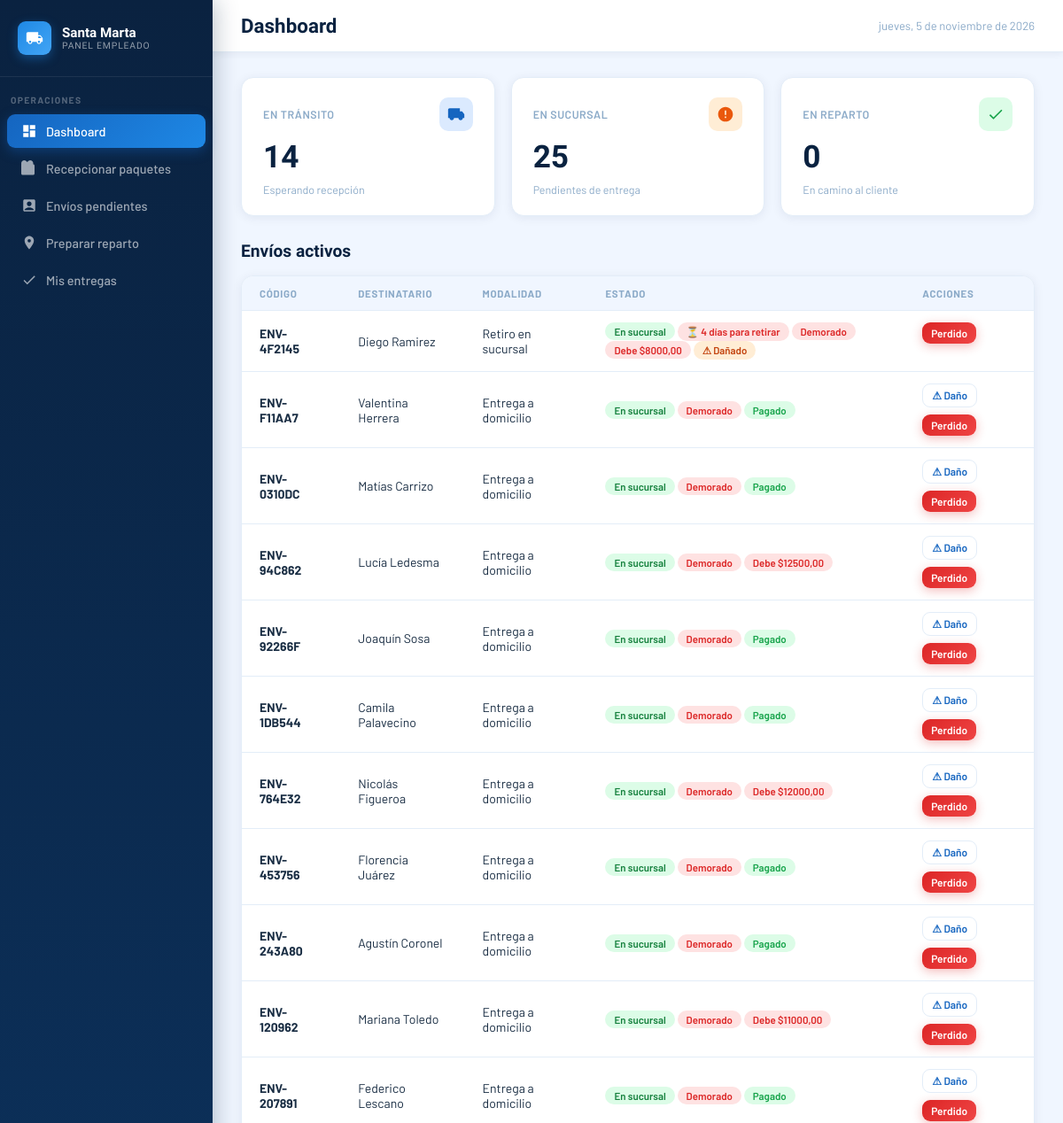
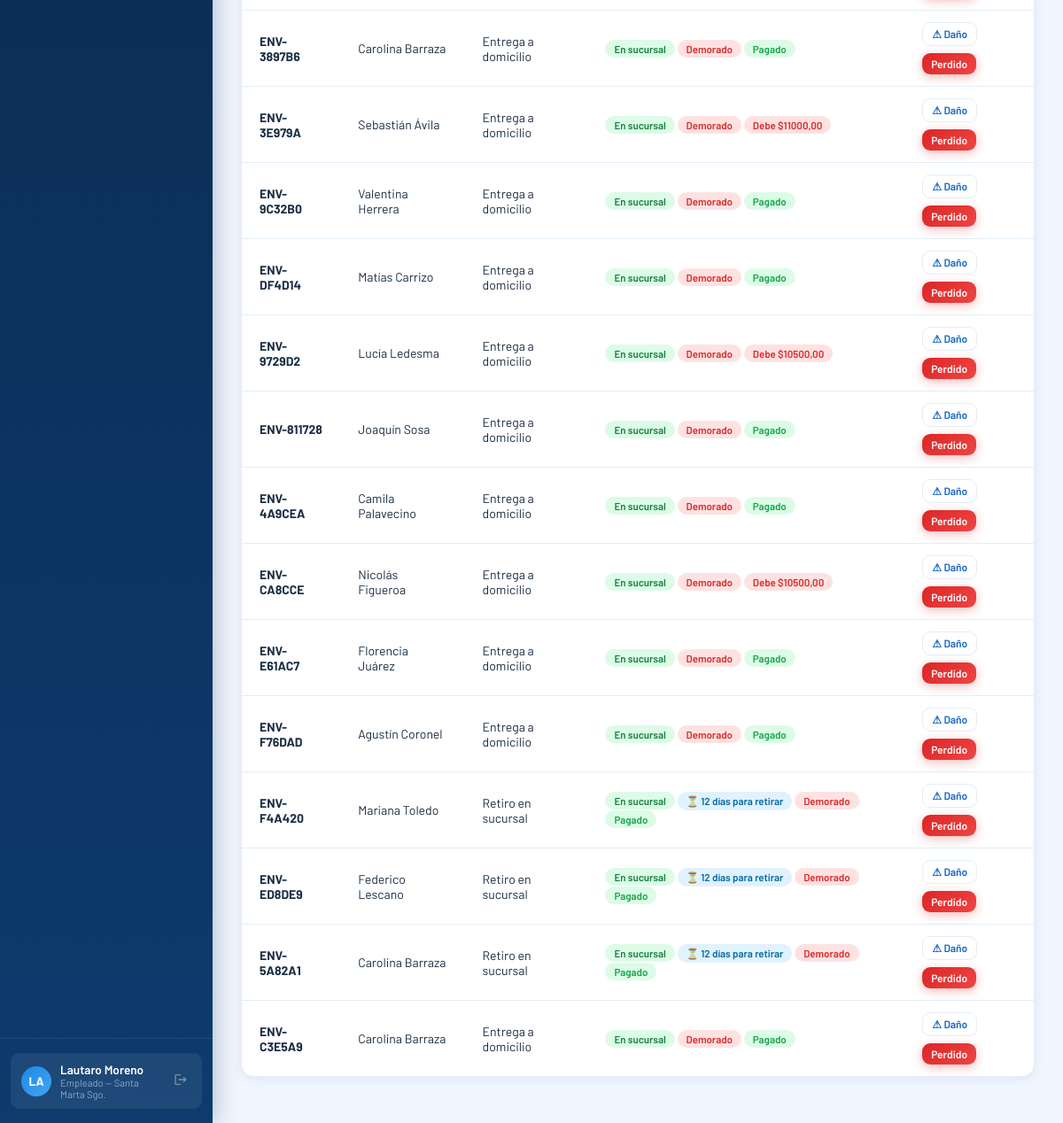
The app's page /empleado/dashboard/ (signed in) with its own data (2 pictures, top to bottom).
### core/models.py (models this page shows, shortened)
class Usuario(AbstractUser):
    ROL_CHOICES = [
        ('admin', 'Administrador'),
        ('empleado', 'Empleado'),
        ('cliente', 'Cliente'),
    ]
    rol = models.CharField(max_length=20, choices=ROL_CHOICES)
    dni = models.CharField(max_length=20, unique=True)
    telefono = models.CharField(max_length=20, blank=True)

class Envio(models.Model):
    ESTADO_CHOICES = [
        ('pendiente', 'Pendiente'),
        ('en_transito', 'En tránsito'),
        ('en_sucursal', 'En sucursal'),
        ('en_reparto', 'En reparto'),
        ('entregado', 'Entregado'),
        ('cancelado', 'Cancelado'),
        ('devuelto', 'Devuelto'),
        ('retenido', 'Retenido'),
        ('extraviado', 'Extraviado'),
    ]
    MODALIDAD_CHOICES = [
        ('domicilio', 'Entrega a domicilio'),
        ('sucursal', 'Retiro en sucursal'),
    ]
    ZONA_CHOICES = [
        ('norte', 'Norte'),
        ('sur', 'Sur'),
        ('este', 'Este'),
        ('oeste', 'Oeste'),
    ]
    codigo = models.CharField(max_length=20, unique=True, editable=False)
    destinatario = models.ForeignKey(Usuario, on_delete=models.PROTECT, related_name='envios')
    despacho = models.ForeignKey(Despacho, on_delete=models.SET_NULL, null=True, blank=True, related_name='envios')
    contenido = models.CharField(max_length=200)
    peso = models.DecimalField(max_digits=6, decimal_places=2, default=1, help_text='Peso en kilogramos')
    precio = models.DecimalField(max_digits=10, decimal_places=2)
    estado = models.CharField(max_length=20, choices=ESTADO_CHOICES, default='pendiente')
    modalidad = models.CharField(max_length=20, choices=MODALIDAD_CHOICES)
    direccion_entrega = models.CharField(max_length=200, blank=True)
    zona = models.CharField(max_length=10, choices=ZONA_CHOICES, blank=True)
    fecha_registro = models.DateTimeField(auto_now_add=True)
    fecha_actualizacion = models.DateTimeField(auto_now=True)
    fecha_recepcion = models.DateTimeField(null=True, blank=True)
    fecha_entrega = models.DateTimeField(null=True, blank=True)
    entregado_por = models.ForeignKey(
        Usuario, on_delete=models.SET_NULL, null=True, blank=True, related_name='entregas_realizadas'
    )
    lat = models.FloatField(null=True, blank=True)
    lon = models.FloatField(null=True, blank=True)
    notificado_demora = models.BooleanField(default=False)
    intentos_entrega = models.PositiveSmallIntegerField(default=0)
    ESTADOS_ACTIVOS = ['pendiente', 'en_transito', 'en_sucursal', 'en_reparto']
    UMBRAL_DEMORA_DIAS = 2
    MAX_INTENTOS_ENTREGA = 2
    UMBRAL_RETENCION_DIAS = 20
    @property
    def dias_sin_actualizar(self):
        return (timezone.now() - self.fecha_actualizacion).days
    @property
    def esta_demorado(self):
        return self.estado in self.ESTADOS_ACTIVOS and self.dias_sin_actualizar > self.UMBRAL_DEMORA_DIAS
    @property
    def tiene_plazo_de_retiro(self):
        return self.estado == 'retenido' or (
            self.estado == 'en_sucursal' and self.modalidad == 'sucursal'
        )
    @property
    def fecha_inicio_plazo_retiro(self):
        if self.estado == 'retenido':
            return self.fecha_actualizacion
        return self.fecha_recepcion or self.fecha_actualizacion
    @property
    def dias_en_sucursal(self):
        if not self.tiene_plazo_de_retiro:
            return None
        return max((timezone.now() - self.fecha_inicio_plazo_retiro).days, 0)
    @property
    def dias_restantes_retiro(self):
        if not self.tiene_plazo_de_retiro:
            return None
        return max(self.UMBRAL_RETENCION_DIAS - self.dias_en_sucursal, 0)
    @property
    def debe_devolverse_por_vencimiento(self):
        return self.tiene_plazo_de_retiro and self.dias_en_sucursal >= self.UMBRAL_RETENCION_DIAS
    @classmethod
    def devolver_retenidos_vencidos(cls):
        candidatos = cls.objects.filter(estado__in=['retenido', 'en_sucursal']).select_related('destinatario')
        vencidos = [e for e in candidatos if e.debe_devolverse_por_vencimiento]
        if vencidos:
            cls.objects.filter(id__in=[e.id for e in vencidos]).update(
                estado='devuelto', fecha_actualizacion=timezone.now()
            )
            for envio in vencidos:
                envio.estado = 'devuelto'
        return vencidos
    @property
    def tiene_danio_reportado(self):
        return self.incidencias.filter(tipo='danado').exists()
    @property
    def tiene_perdida_reportada(self):
        return self.incidencias.filter(tipo='perdido').exists()
    @property
    def monto_pagado(self):
        return self.pagos.filter(anulado=False, verificado=True).aggregate(total=models.Sum('monto'))['total'] or 0
    @property
    def esta_pagado(self):
        return self.monto_pagado >= self.precio
    @property
    def saldo_pendiente(self):
        return max(self.precio - self.monto_pagado, 0)
    @property
    def tiene_pago_pendiente_verificacion(self):
        return self.pagos.filter(anulado=False, verificado=False).exists()

### empleado/views.py (the view)
# urls.py: path('dashboard/', views.dashboard_view, name='admin_dashboard'),
@login_required
def dashboard_view(request):
    if request.user.rol != 'empleado':
        return redirect('inicio')
    return render(request, 'empleado/dashboard.html', _contexto_dashboard(request))

### core/models.py (called while the page is built)
    @property
    def total_envios(self):
        return self.envios.exclude(estado='cancelado').count()

    @property
    def envios_recibidos(self):
        return self.envios.exclude(estado__in=['pendiente', 'en_transito', 'extraviado']).count()

### empleado/templates/empleado/dashboard.html (shortened to what this page needs)
<!DOCTYPE html>
<html lang="es">
<head>
</head>
<body>
<aside class="sidebar">
  <div class="sidebar-logo">
    <div class="sidebar-logo-icon">
    </div>
    <div class="sidebar-logo-text">Santa Marta<span>Panel Empleado</span></div>
  </div>
  <div class="sidebar-section">Operaciones</div>
  <a href="#" class="nav-item active" onclick="showPage('dashboard')">
    <svg viewBox="0 0 24 24" fill="currentColor"><path d="M3 13h8V3H3v10zm0 8h8v-6H3v6zm10 0h8V11h-8v10zm0-18v6h8V3h-8z"/></svg>Dashboard
  </a>
  <a href="#" class="nav-item" onclick="showPage('recepcionar')">
    <svg viewBox="0 0 24 24" fill="currentColor"><path d="M20 6h-2.18c.07-.44.18-.88.18-1.36C18 2.06 15.96 0 13.5 0c-1.23 0-2.31.5-3.11 1.3L9 2.7 7.61 1.3C6.81.5 5.73 0 4.5 0 2.04 0 0 2.06 0 4.64c0 .48.11.92.18 1.36H0v14c0 1.1.9 2 2 2h16c1.1 0 2-.9 2-2V8c0-1.1-.9-2-2-2z"/></svg>Recepcionar paquetes
  </a>
  <a href="#" class="nav-item" onclick="showPage('pendientes')">
    <svg viewBox="0 0 24 24" fill="currentColor"><path d="M19 3H5c-1.1 0-2 .9-2 2v14c0 1.1.9 2 2 2h14c1.1 0 2-.9 2-2V5c0-1.1-.9-2-2-2zm-7 3c1.93 0 3.5 1.57 3.5 3.5S13.93 13 12 13s-3.5-1.57-3.5-3.5S10.07 6 12 6zm7 13H5v-.23c0-.62.28-1.2.76-1.58C7.47 15.82 9.64 15 12 15s4.53.82 6.24 2.19c.48.38.76.97.76 1.58V19z"/></svg>Envíos pendientes
  </a>
  <a href="{% url 'empleado_preparar_reparto' %}" class="nav-item">
    <svg viewBox="0 0 24 24" fill="currentColor"><path d="M12 2C8.13 2 5 5.13 5 9c0 5.25 7 13 7 13s7-7.75 7-13c0-3.87-3.13-7-7-7zm0 9.5A2.5 2.5 0 1 1 12 6.5a2.5 2.5 0 0 1 0 5z"/></svg>Preparar reparto
  </a>
  <a href="#" class="nav-item" onclick="showPage('mis-entregas')">
    <svg viewBox="0 0 24 24" fill="currentColor"><path d="M9 16.17L4.83 12l-1.42 1.41L9 19 21 7l-1.41-1.41z"/></svg>Mis entregas
  </a>
  <div class="sidebar-footer">
    <div class="user-badge">
      <div class="user-avatar">{{ user.first_name|slice:":2"|upper }}</div>
      <div class="user-info">
        <div class="user-name">{{ user.get_full_name }}</div>
        <div class="user-role">Empleado — Santa Marta Sgo.</div>
      </div>
      <form method="POST" action="{% url 'logout' %}">
        <button type="submit" class="logout-btn">
          <svg viewBox="0 0 24 24" fill="currentColor"><path d="M17 7l-1.41 1.41L18.17 11H8v2h10.17l-2.58 2.58L17 17l5-5zM4 5h8V3H4c-1.1 0-2 .9-2 2v14c0 1.1.9 2 2 2h8v-2H4V5z"/></svg>
        </button>
      </form>
    </div>
  </div>
</aside>
<div class="main">
  <div class="topbar">
    <div class="topbar-title" id="page-title">Dashboard</div>
    <span class="topbar-date" id="topbar-date"></span>
  </div>
  <div class="content">
    <div id="page-dashboard">
      <div class="stats-grid">
        <div class="stat-card">
          <div class="stat-card-top"><span class="stat-card-label">En tránsito</span><div class="stat-icon blue"><svg viewBox="0 0 24 24" fill="currentColor"><path d="M20 8h-3V4H3c-1.1 0-2 .9-2 2v11h2c0 1.66 1.34 3 3 3s3-1.34 3-3h6c0 1.66 1.34 3 3 3s3-1.34 3-3h2v-5l-3-4z"/></svg></div></div>
          <div class="stat-card-num">{{ envios_transito.count }}</div>
          <div class="stat-card-sub">Esperando recepción</div>
        </div>
        <div class="stat-card">
          <div class="stat-card-top"><span class="stat-card-label">En sucursal</span><div class="stat-icon orange"><svg viewBox="0 0 24 24" fill="currentColor"><path d="M12 2C6.48 2 2 6.48 2 12s4.48 10 10 10 10-4.48 10-10S17.52 2 12 2zm1 15h-2v-2h2v2zm0-4h-2V7h2v6z"/></svg></div></div>
          <div class="stat-card-num">{{ envios_sucursal.count }}</div>
          <div class="stat-card-sub">Pendientes de entrega</div>
        </div>
        <div class="stat-card">
          <div class="stat-card-top"><span class="stat-card-label">En reparto</span><div class="stat-icon green"><svg viewBox="0 0 24 24" fill="currentColor"><path d="M9 16.17L4.83 12l-1.42 1.41L9 19 21 7l-1.41-1.41L9 16.17z"/></svg></div></div>
          <div class="stat-card-num">{{ envios_reparto.count }}</div>
          <div class="stat-card-sub">En camino al cliente</div>
        </div>
      </div>
      <div class="section-header">
        <div class="section-title">Envíos activos</div>
      </div>
      <div class="table-card">
        <table>
          <thead><tr><th>Código</th><th>Destinatario</th><th>Modalidad</th><th>Estado</th><th>Acciones</th></tr></thead>
          <tbody>
            {% for envio in envios_sucursal %}
            <tr>
              <td><strong>{{ envio.codigo }}</strong></td>
              <td>{{ envio.destinatario.get_full_name }}</td>
              <td>{{ envio.get_modalidad_display }}</td>
              <td><span class="badge badge-sucursal">En sucursal</span> {% include 'core/_plazo_retiro.html' %} {% if envio.esta_demorado %}<span class="badge" style="background:#fee2e2;color:#dc2626;">Demorado</span>{% endif %} {% if envio.esta_pagado %}<span class="badge" style="background:#dcfce7;color:#16a34a;">Pagado</span>{% elif envio.tiene_pago_pendiente_verificacion %}<span class="badge" style="background:#fef9c3;color:#a16207;">⏳ Verificando pago</span>{% else %}<span class="badge" style="background:#fee2e2;color:#dc2626;">Debe ${{ envio.saldo_pendiente }}</span>{% endif %} {% if envio.tiene_danio_reportado %}<span class="badge" style="background:#ffedd5;color:#c2410c;">⚠ Dañado</span>{% endif %}</td>
              <td style="display:flex;gap:8px;flex-wrap:wrap;">
                {% if not envio.tiene_danio_reportado %}
                <form method="POST" action="{% url 'empleado_reportar_danio' %}" onsubmit="return confirm('¿Reportar que este paquete está dañado?');">
                  <button type="submit" class="btn btn-outline" style="padding:5px 10px;font-size:.75rem;">⚠ Daño</button>
                </form>
                {% endif %}
                {% if not envio.tiene_perdida_reportada %}
                <form method="POST" action="{% url 'empleado_reportar_perdida' %}" onsubmit="return confirm('¿Reportar este paquete como perdido? Quedará marcado como extraviado.');">
                  <button type="submit" class="btn btn-red" style="padding:5px 10px;font-size:.75rem;">Perdido</button>
                </form>
                {% endif %}
              </td>
            </tr>
            {% endfor %}
          </tbody>
        </table>
      </div>
    </div>
  </div>
</div>
</body>
</html>

### core/templates/core/_plazo_retiro.html
{% if envio.tiene_plazo_de_retiro %}{% with dias=envio.dias_restantes_retiro %}<span class="badge" style="background:{% if dias <= 5 %}#fee2e2{% else %}#e0f2fe{% endif %};color:{% if dias <= 5 %}#dc2626{% else %}#0369a1{% endif %};">⏳ {% if dias == 0 %}Último día para retirar{% else %}{{ dias }} día{{ dias|pluralize }} para retirar{% endif %}</span>{% endwith %}{% endif %}

### records on screen
Usuario: first_name "LA", get_full_name "Lautaro Moreno"
Envio: codigo "ENV-4F2145", destinatario.get_full_name "Diego Ramirez", modalidad "Retiro en sucursal", dias_restantes_retiro "4", estado "Demorado", saldo_pendiente "8000,00", shows "⚠ Dañado"
Envio: codigo "ENV-F11AA7", destinatario.get_full_name "Valentina Herrera", modalidad "Entrega a domicilio", estado "Demorado", precio "Pagado"
Envio: codigo "ENV-0310DC", destinatario.get_full_name "Matías Carrizo", modalidad "Entrega a domicilio", estado "Demorado", precio "Pagado"
Envio: codigo "ENV-94C862", destinatario.get_full_name "Lucía Ledesma", modalidad "Entrega a domicilio", estado "Demorado", saldo_pendiente "12500,00"
Envio: codigo "ENV-92266F", destinatario.get_full_name "Joaquín Sosa", modalidad "Entrega a domicilio", estado "Demorado", precio "Pagado"
Envio: codigo "ENV-1DB544", destinatario.get_full_name "Camila Palavecino", modalidad "Entrega a domicilio", estado "Demorado", precio "Pagado"
Envio: codigo "ENV-764E32", destinatario.get_full_name "Nicolás Figueroa", modalidad "Entrega a domicilio", estado "Demorado", saldo_pendiente "12000,00"
Envio: codigo "ENV-453756", destinatario.get_full_name "Florencia Juárez", modalidad "Entrega a domicilio", estado "Demorado", precio "Pagado"
Envio: codigo "ENV-243A80", destinatario.get_full_name "Agustín Coronel", modalidad "Entrega a domicilio", estado "Demorado", precio "Pagado"
Envio: codigo "ENV-120962", destinatario.get_full_name "Mariana Toledo", modalidad "Entrega a domicilio", estado "Demorado", saldo_pendiente "11000,00"
Envio: codigo "ENV-207891", destinatario.get_full_name "Federico Lescano", modalidad "Entrega a domicilio", estado "Demorado", precio "Pagado"
Envio: codigo "ENV-3897B6", destinatario.get_full_name "Carolina Barraza", modalidad "Entrega a domicilio", estado "Demorado", precio "Pagado"
Envio: codigo "ENV-3E979A", destinatario.get_full_name "Sebastián Ávila", modalidad "Entrega a domicilio", estado "Demorado", saldo_pendiente "11000,00"
Envio: codigo "ENV-9C32B0", destinatario.get_full_name "Valentina Herrera", modalidad "Entrega a domicilio", estado "Demorado", precio "Pagado"
Envio: codigo "ENV-DF4D14", destinatario.get_full_name "Matías Carrizo", modalidad "Entrega a domicilio", estado "Demorado", precio "Pagado"
Envio: codigo "ENV-9729D2", destinatario.get_full_name "Lucía Ledesma", modalidad "Entrega a domicilio", estado "Demorado", saldo_pendiente "10500,00"
Envio: codigo "ENV-811728", destinatario.get_full_name "Joaquín Sosa", modalidad "Entrega a domicilio", estado "Demorado", precio "Pagado"
Envio: codigo "ENV-4A9CEA", destinatario.get_full_name "Camila Palavecino", modalidad "Entrega a domicilio", estado "Demorado", precio "Pagado"
Envio: codigo "ENV-CA8CCE", destinatario.get_full_name "Nicolás Figueroa", modalidad "Entrega a domicilio", estado "Demorado", saldo_pendiente "10500,00"
Envio: codigo "ENV-E61AC7", destinatario.get_full_name "Florencia Juárez", modalidad "Entrega a domicilio", estado "Demorado", precio "Pagado"
Envio: codigo "ENV-F76DAD", destinatario.get_full_name "Agustín Coronel", modalidad "Entrega a domicilio", estado "Demorado", precio "Pagado"
Envio: codigo "ENV-F4A420", destinatario.get_full_name "Mariana Toledo", modalidad "Retiro en sucursal", dias_restantes_retiro "12", estado "Demorado", precio "Pagado"
Envio: codigo "ENV-ED8DE9", destinatario.get_full_name "Federico Lescano", modalidad "Retiro en sucursal", dias_restantes_retiro "12", estado "Demorado", precio "Pagado"
Envio: codigo "ENV-5A82A1", destinatario.get_full_name "Carolina Barraza", modalidad "Retiro en sucursal", dias_restantes_retiro "12", estado "Demorado", precio "Pagado"
Envio: codigo "ENV-C3E5A9", destinatario.get_full_name "Carolina Barraza", modalidad "Entrega a domicilio", estado "Demorado", precio "Pagado"

### other values on screen
{{ envios_transito.count }} "14"
{{ envios_sucursal.count }} "25"
{{ envios_reparto.count }} "0"
